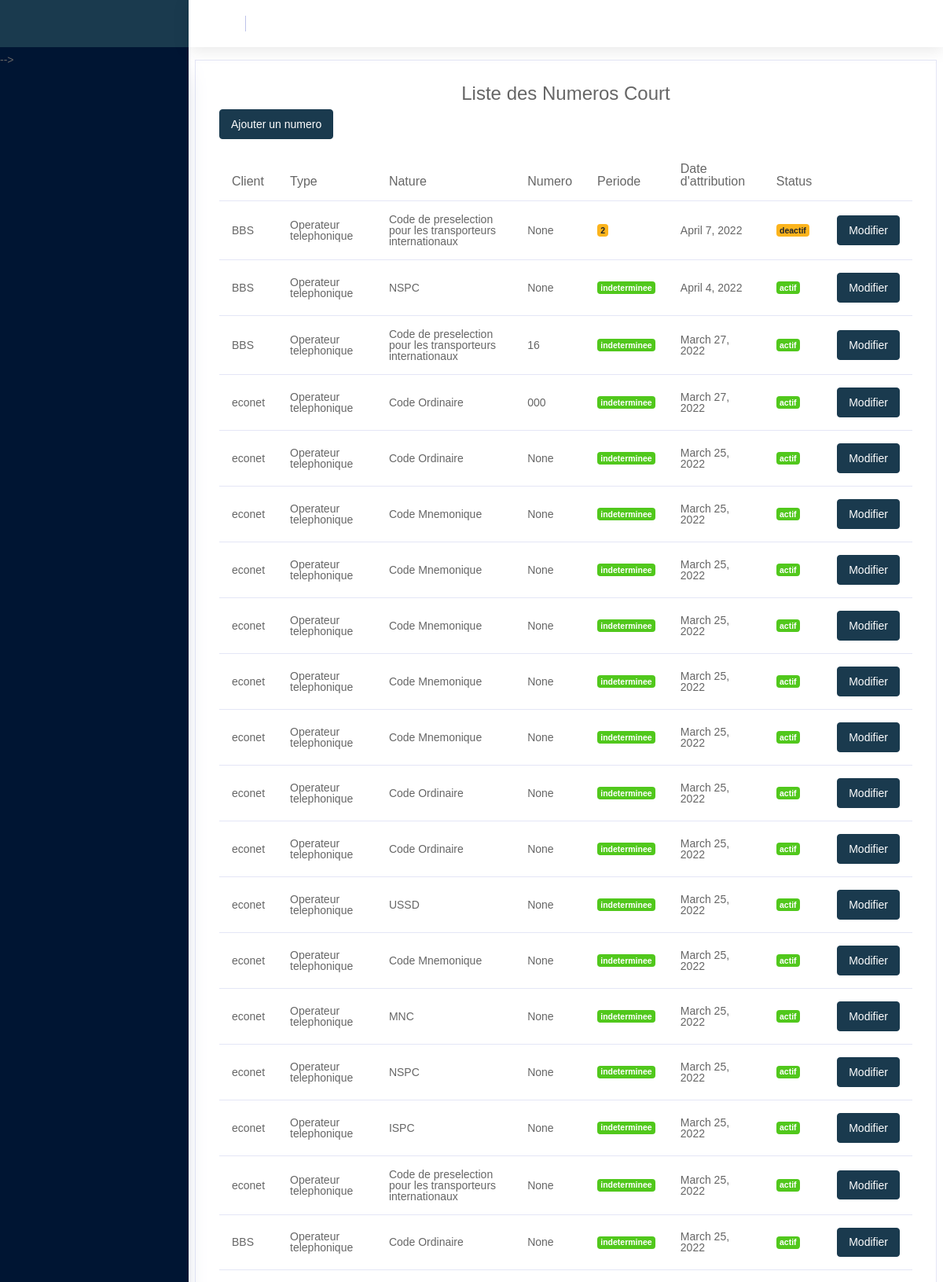
The page /liste_numCourt/ (signed in, upper part) on the database its author committed.
### gestionclient/models.py (models this page shows, shortened)
class NumeroCourt(models.Model):
    TYPE = (
        ('Code Ordinaire','Code Ordinaire'),
        ('USSD','USSD'),
        ('Code Mnemonique','Code Mnemonique'),
        ('ISPC','ISPC'),
        ('NSPC','NSPC'),
        ('MNC','MNC'),
        ('Code de preselection pour les transporteurs internationaux','Code de preselection pour les transporteurs internationaux'),
    )
    client = models.ForeignKey(Client,on_delete=models.PROTECT)
    ffnumero = models.ForeignKey(FF_Numero,null=True,on_delete=models.PROTECT)
    type = models.CharField(max_length=200, null=True,choices=TYPE)
    numero = models.CharField(max_length=200,  null=True)
    periode = models.IntegerField(null=True,default= 0)
    dateAtri = models.DateField(auto_now= True, null= True)
    etat = models.CharField(max_length=200, null=True, default='actif')
    class Meta:
        ordering = ['-dateAtri']

class Client(models.Model):
    TYPE = (
        ('Autre','Autre'),
        ('FAI','FAI'),
        ('FSVA','FSVA'),
        ('Public','Public'),
        ('Operateur telephonique','Operateur telephonique'),
    )
    type = models.CharField(max_length=200,  null=True, choices=TYPE)
    nom = models.CharField(max_length=200,  null=False)
    adresse = models.CharField(max_length=200,  null=True)
    téléphone = models.CharField(max_length=200,  null=True)
    fax = models.CharField(max_length=200,  null=True)
    email = models.CharField(max_length=200,  null=True)
    siteweb = models.CharField(max_length=200,  null=True)
    boite_postale = models.CharField(max_length=200,  null=True)
    nif = models.CharField(max_length=200,  null=False)
    status = models.CharField(max_length=200, default= "actif",  null=False)

### gestionclient/views.py (the view)
# urls.py: path('liste_numCourt/', views.ListeNumCourt,name='ListeNumCourt'),
@login_required(login_url='login_page')
def ListeNumCourt(request):
    context = {
        'numcourts': NumeroCourt.objects.all(),
        'today':date.today(),
    }
    return render(request,'gestionclient/numeroCourt/ListeNumCourt.html',context)

### gestionclient/views.py (called while the page is built)
def etatNum():
    numeros = NumeroCourt.objects.filter( etat = 'actif').exclude( periode = 0)
    today = date.today()
    for numero in numeros:
        delais = today - numero.dateAtri
        if delais.days > numero.periode:
            numero.etat = 'deactif'
            numero.save()

### gestionclient/templates/gestionclient/numeroCourt/ListeNumCourt.html
{%  extends 'gestionclient/base.html' %}
{% block content %}
<div class="row">
    <div class="col-lg-12 grid-margin">
        <br>
        <div class="card">
            <div class="card-body">
                <div class="d-flex justify-content-center">
                   <h4>Liste des Numeros Court</h4>
                </div>
                <p class="card-description">
                <a href="{% url 'ajoutnumCourt' %}"><button type="button" class="btn btn-primary">Ajouter un numero</button></a>
                  </p>
                <div class="table-responsive">
                <table class="table table-hover">
                    <thead>
                    <tr>
                        <th>Client</th>
                        <th>Type</th>
                        <th>Nature</th>
                        <th>Numero</th>
                        <th>Periode</th>
                        <th>Date d'attribution</th>
                        <th>Status</th>
                        <th colspan="5"></th>
                    </tr>
                    </thead>
                    <tbody>
                    {% if numcourts %}
                    {% for numcourt in numcourts %}
                    <tr>
                        <td>{{ numcourt.client.nom }}</td>
                        <td>{{ numcourt.client.type }}</td>
                        <td>{{ numcourt.type }}</td>
                        <td>{{ numcourt.numero }}</td>
                        {% if numcourt.periode > 0  %}
                        <td><label class="badge badge-warning" >{{ numcourt.periode }}</label></td>
                        {% else %}
                        <td><label class="badge badge-success" >indeterminee</label></td>
                        {% endif %}
                        <td>{{ numcourt.dateAtri }}</td>
                        {% if  numcourt.etat == 'actif' %}
                        <td><label class="badge badge-success" >{{  numcourt.etat }}</label></td>
                        {% else %}
                        <td><label class="badge badge-warning" >{{  numcourt.etat }}</label></td>
                        {% endif %}
                        <td>
                            <a href="{% url 'updateNumcourt' numcourt.id %}"><button type="button" class="btn btn-primary" >Modifier</button></a>
                        </td>
                    </tr>
                    {% endfor %}
                    {% else %}
                            <h2>Pas de certificat</h2>
                    {% endif %}
                    </tbody>
                </table>
                </div>
            </div>
        </div>
    </div>
</div>
{% endblock %}

### rows shown on the page
NumeroCourt: client.nom "BBS", client.type "Operateur telephonique", type "Code de preselection pour les transporteurs internationaux", numero "None", periode "2", dateAtri "April 7, 2022", etat "deactif"
NumeroCourt: client.nom "BBS", client.type "Operateur telephonique", type "NSPC", numero "None", periode "indeterminee", dateAtri "April 4, 2022", etat "actif"
NumeroCourt: client.nom "BBS", client.type "Operateur telephonique", type "Code de preselection pour les transporteurs internationaux", numero "16", periode "indeterminee", dateAtri "March 27, 2022", etat "actif"
NumeroCourt: client.nom "econet", client.type "Operateur telephonique", type "Code Ordinaire", numero "000", periode "indeterminee", dateAtri "March 27, 2022", etat "actif"
NumeroCourt: client.nom "econet", client.type "Operateur telephonique", type "Code Ordinaire", numero "None", periode "indeterminee", dateAtri "March 25, 2022", etat "actif"
NumeroCourt: client.nom "econet", client.type "Operateur telephonique", type "Code Mnemonique", numero "None", periode "indeterminee", dateAtri "March 25, 2022", etat "actif"
NumeroCourt: client.nom "econet", client.type "Operateur telephonique", type "Code Mnemonique", numero "None", periode "indeterminee", dateAtri "March 25, 2022", etat "actif"
NumeroCourt: client.nom "econet", client.type "Operateur telephonique", type "Code Mnemonique", numero "None", periode "indeterminee", dateAtri "March 25, 2022", etat "actif"
NumeroCourt: client.nom "econet", client.type "Operateur telephonique", type "Code Mnemonique", numero "None", periode "indeterminee", dateAtri "March 25, 2022", etat "actif"
NumeroCourt: client.nom "econet", client.type "Operateur telephonique", type "Code Mnemonique", numero "None", periode "indeterminee", dateAtri "March 25, 2022", etat "actif"
NumeroCourt: client.nom "econet", client.type "Operateur telephonique", type "Code Ordinaire", numero "None", periode "indeterminee", dateAtri "March 25, 2022", etat "actif"
NumeroCourt: client.nom "econet", client.type "Operateur telephonique", type "Code Ordinaire", numero "None", periode "indeterminee", dateAtri "March 25, 2022", etat "actif"
NumeroCourt: client.nom "econet", client.type "Operateur telephonique", type "USSD", numero "None", periode "indeterminee", dateAtri "March 25, 2022", etat "actif"
NumeroCourt: client.nom "econet", client.type "Operateur telephonique", type "Code Mnemonique", numero "None", periode "indeterminee", dateAtri "March 25, 2022", etat "actif"
NumeroCourt: client.nom "econet", client.type "Operateur telephonique", type "MNC", numero "None", periode "indeterminee", dateAtri "March 25, 2022", etat "actif"
NumeroCourt: client.nom "econet", client.type "Operateur telephonique", type "NSPC", numero "None", periode "indeterminee", dateAtri "March 25, 2022", etat "actif"
NumeroCourt: client.nom "econet", client.type "Operateur telephonique", type "ISPC", numero "None", periode "indeterminee", dateAtri "March 25, 2022", etat "actif"
NumeroCourt: client.nom "econet", client.type "Operateur telephonique", type "Code de preselection pour les transporteurs internationaux", numero "None", periode "indeterminee", dateAtri "March 25, 2022", etat "actif"
NumeroCourt: client.nom "BBS", client.type "Operateur telephonique", type "Code Ordinaire", numero "None", periode "indeterminee", dateAtri "March 25, 2022", etat "actif"
